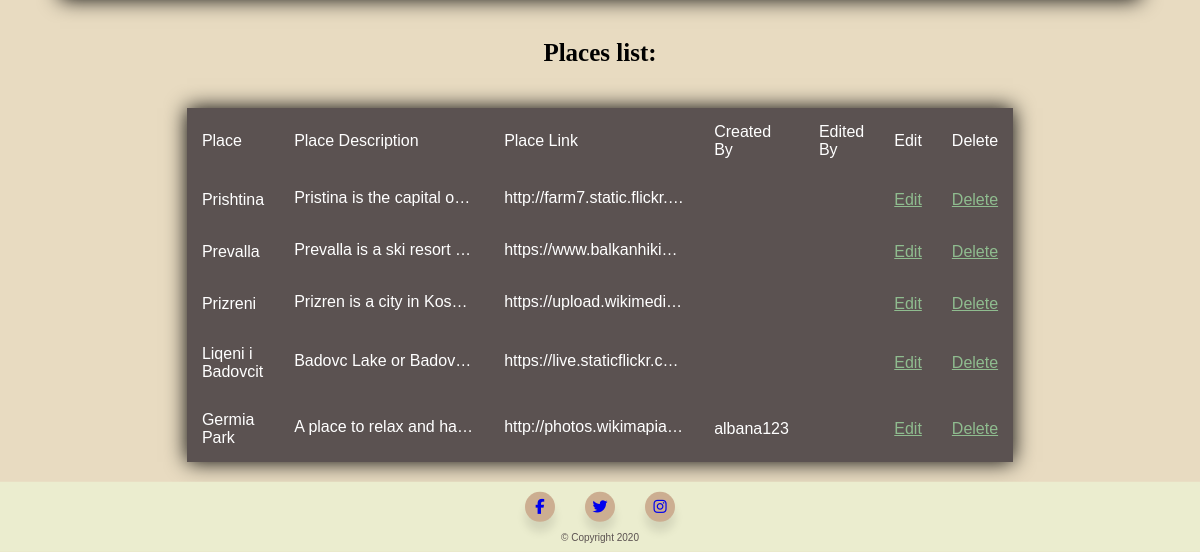
The page /phpFiles/dashboard.php (signed in, lower part) on the database as committed earlier.
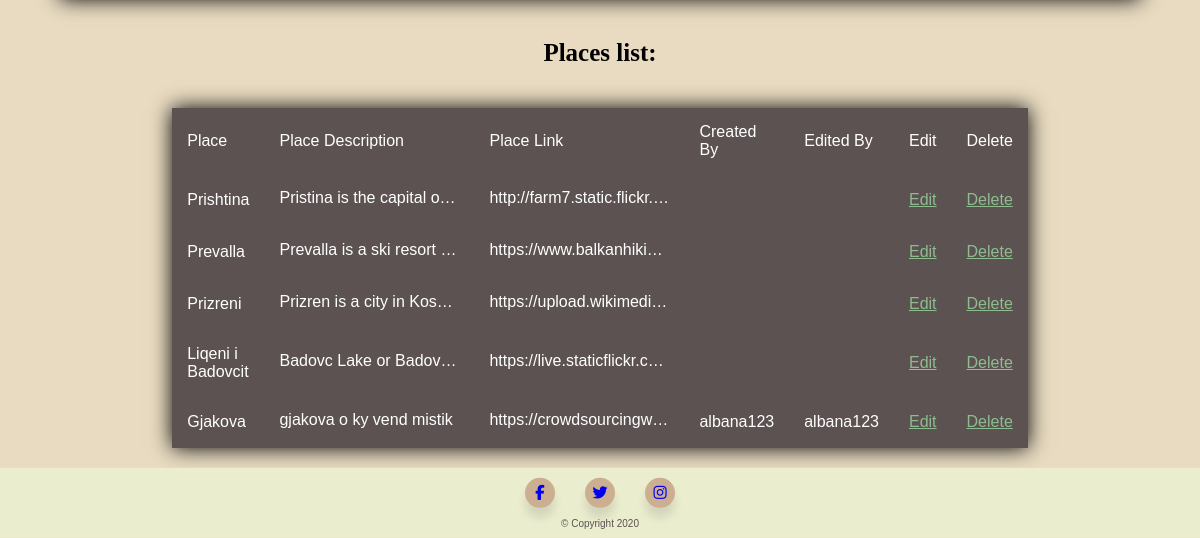
The same page on the database as committed later.
### tables this page shows
CREATE TABLE `places` (
  `placeid` int(11) NOT NULL,
  `name` varchar(255) NOT NULL,
  `description` varchar(255) NOT NULL,
  `link` varchar(255) NOT NULL,
  `created_by` varchar(255) NOT NULL,
  `edited_by` varchar(255) NOT NULL
);

### phpFiles/dbConfig.php (called while the page is built, shortened)
<?php
class DatabasePDOConfiguration{
	private $connection;
	private $host = "localhost";
	private $dbname = "projektiweb-1";
	private $username = "root";
	private $password = "";
	protected function getConnection(){
		return $this -> connection;
	}
	protected function createConnection(){
		$this -> connection = new PDO("mysql:host=$this->host;dbname=$this->dbname",$this->username,$this->password);
		$this -> connection -> setAttribute(PDO::ATTR_ERRMODE, PDO::ERRMODE_EXCEPTION);
	}
}

### phpFiles/userMapper.php (called while the page is built, shortened)
<?php
require_once 'dbConfig.php';
class UserMapper extends DatabasePDOConfiguration{
	private $conn;
	public function __construct(){
		$this -> conn = $this -> getConnection();
	}
	public function getAllPlaces(){
		$this -> query = "select * from places";
		$statement = $this->conn-> prepare($this -> query);
		$statement -> execute();
		$result = $statement -> fetchAll(PDO::FETCH_ASSOC);
		return $result;
	}
}

### phpFiles/dashboard.php (the view, shortened to what this page needs)
<?php
include_once 'header.php';
include_once 'userMapper.php';
if (isset($_SESSION["role"]) && $_SESSION["role"] == 1) {
    $mapper =  new UserMapper();
	$placesList = $mapper->getAllPlaces();
} else {
    header("Location:./phpPages/getInvolved.php");
}
?>
<div class="dashboard_body">
        <div class="dashb_list">
    </div>
        <div class="dashb_list">
        <h2>Places list:</h2>
		<table class="dashboard_table">
            <thead>
                <tr>
                    <td>Place</td>
                    <td>Place Description</td>
                    <td>Place Link</td>
                    <td>Created By</td>
                    <td>Edited By</td>
                    <td>Edit</td>
                    <td>Delete</td>
                </tr>
            </thead>
            <tbody>
				 <?php
                foreach ($placesList as $place) {
                ?>
                    <tr>
                        <td><?php echo $place['name']; ?></td>
                        <td><span><?php echo $place['description']; ?></span></td>
                        <td><span><?php echo $place['link']; ?></span></td>
                        <td><?php echo $place['created_by']; ?></td>
                        <td><?php echo $place['edited_by']; ?></td>
                        <td><a href=<?php echo "editPlace.php?id=" . $place['placeid'];
                                    ?>>Edit</td>
                        <td><a href=<?php echo "delPlace.php?id=" . $place['placeid'];
                                    ?>>Delete</td>
                    </tr>
                <?php
                }
                ?>
            </tbody>
        </table>
    </div>
</div>
<?php
include 'footer.php'
?>

Rows that differ between the two databases and show on the page:
removed places: name "Germia Park", description "A place to relax and ha…", link "http://photos.wikimapia…", created_by "albana123"
added places: name "Gjakova", description "gjakova o ky vend mistik", link "https://crowdsourcingw…", created_by "albana123", edited_by "albana123"
